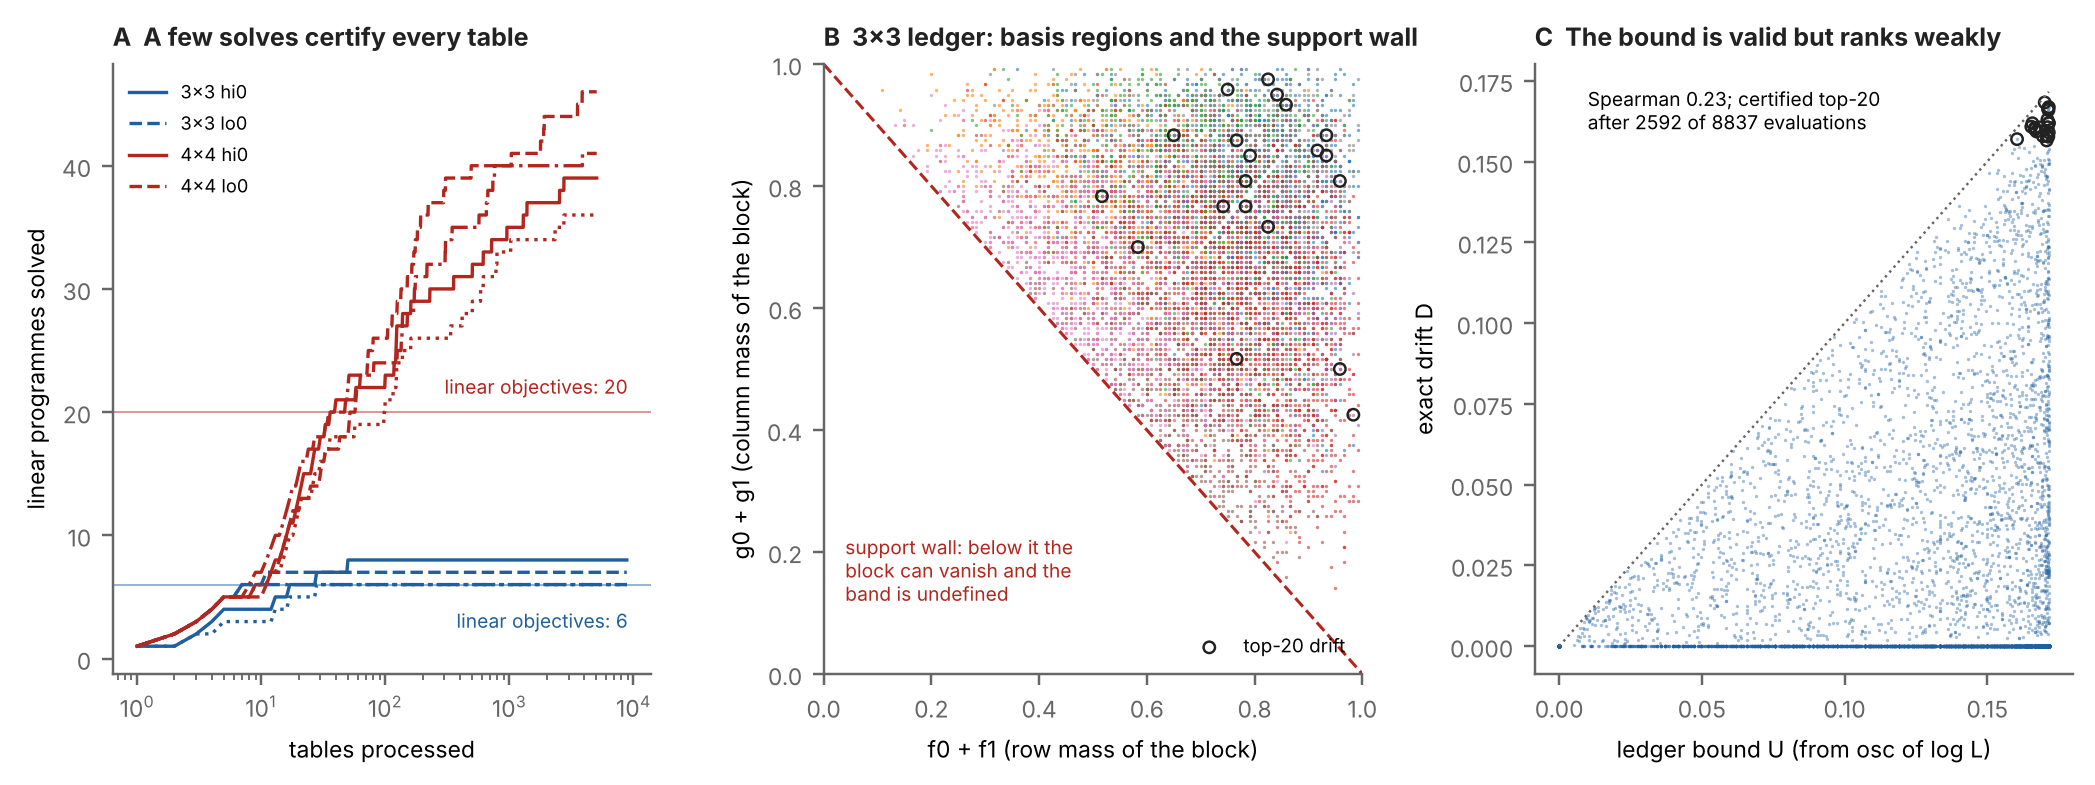

Reproduce this figure in Python.
"""The stratified ledger (sec:ledger; engine/stratledger.json from check_stratledger.py). A: linear programmes solved as the library
grows over the tables, for the four band ends in 3 x 3 and 4 x 4 (linear objectives plateau at C(r+c-2, r-1) = 6 and 20). B: the 3 x 3
population in the plane of the block's row and column mass, coloured by the optimal-basis region of the upper end; the support wall
f0+f1+g0+g1 = 1 (below it the band is undefined) and the top-20 drift tables. C: the ledger bound against the exact drift: valid
for every table, but a weak ranking."""
import os, json
import numpy as np
import matplotlib; matplotlib.use("Agg")
import matplotlib.pyplot as plt
from fractions import Fraction as Fr
HERE = os.path.dirname(os.path.abspath(__file__)); R = json.load(open(os.path.join(HERE, "..", "engine", "stratledger.json")))
INK, MUTED, GRID = "#222222", "#666666", "#d9d9d9"; RED, BLUE, AMBER, TEAL = "#b3261e", "#1f5f9e", "#c27c0e", "#2b8a7e"
plt.rcParams.update({"font.size": 7.5, "axes.edgecolor": MUTED, "xtick.color": MUTED, "ytick.color": MUTED, "axes.spines.top": False, "axes.spines.right": False})
fig, axs = plt.subplots(1, 3, figsize=(11.5, 3.6), gridspec_kw=dict(wspace=0.32))
ax = axs[0]
for tag, col in (("3x3", BLUE), ("4x4", RED)):
    for key, ls in (("hi0", "-"), ("lo0", "--"), ("hi1", ":"), ("lo1", "-.")):
        g = R[tag]["growth"][key]; ax.plot(np.arange(1, len(g) + 1), g, color=col, ls=ls, lw=1.1, label=f"{tag} {key}" if key in ("hi0", "lo0") else None)
ax.axhline(6, color=BLUE, lw=0.6, alpha=0.5); ax.axhline(20, color=RED, lw=0.6, alpha=0.5)
ax.text(9000, 2.5, "linear objectives: 6", color=BLUE, fontsize=6.3, ha="right"); ax.text(9000, 21.5, "linear objectives: 20", color=RED, fontsize=6.3, ha="right")
ax.set_xscale("log"); ax.set_xlabel("tables processed"); ax.set_ylabel("linear programmes solved"); ax.legend(fontsize=6.0, frameon=False, loc="upper left")
ax.set_title("A  A few solves certify every table", loc="left", fontsize=8.2, fontweight="bold", color=INK)
ax = axs[1]; tb = R["3x3"]["tables"]; strata = sorted({t["stratum"] for t in tb}); cmap = plt.get_cmap("tab10")
x = np.array([float(Fr(t["f"][0]) + Fr(t["f"][1])) for t in tb]); y = np.array([float(Fr(t["g"][0]) + Fr(t["g"][1])) for t in tb]); s = np.array([t["stratum"] for t in tb])
for k, st in enumerate(strata):
    m = s == st; ax.scatter(x[m], y[m], s=1.2, color=cmap(k % 10), lw=0, alpha=0.6)
und = R["3x3"]["undefined"]; ax.plot([0, 1], [1, 0], color=RED, lw=1.0, ls="--"); ax.text(0.04, 0.12, "support wall: below it the\nblock can vanish and the\nband is undefined", color=RED, fontsize=6.3)
D = np.array([t["drift"] for t in tb]); top = np.argsort(-D)[:20]; ax.scatter(x[top], y[top], s=14, facecolors="none", edgecolors=INK, lw=0.8, label="top-20 drift")
ax.set_xlabel("f0 + f1 (row mass of the block)"); ax.set_ylabel("g0 + g1 (column mass of the block)"); ax.legend(fontsize=6.2, frameon=False, loc="lower right")
ax.set_xlim(0, 1); ax.set_ylim(0, 1)
ax.set_title("B  3x3 ledger: basis regions and the support wall", loc="left", fontsize=8.2, fontweight="bold", color=INK)
ax = axs[2]; U = np.array([t["bound"] for t in tb]); ax.scatter(U, D, s=1.2, color=BLUE, alpha=0.4, lw=0); ax.plot([0, U.max()], [0, U.max()], color=MUTED, lw=0.8, ls=":")
ax.scatter(U[top], D[top], s=14, facecolors="none", edgecolors=INK, lw=0.8)
ax.text(0.01, 0.16, f"Spearman {R['3x3']['spearman']:.2f}; certified top-20\nafter {R['3x3']['topk']['evaluations']} of {len(tb)} evaluations", fontsize=6.3)
ax.set_xlabel("ledger bound U (from osc of log L)"); ax.set_ylabel("exact drift D")
ax.set_title("C  The bound is valid but ranks weakly", loc="left", fontsize=8.2, fontweight="bold", color=INK)
fig.savefig(os.path.join(HERE, "fig_stratledger.png"), dpi=220, bbox_inches="tight"); print("ok")
